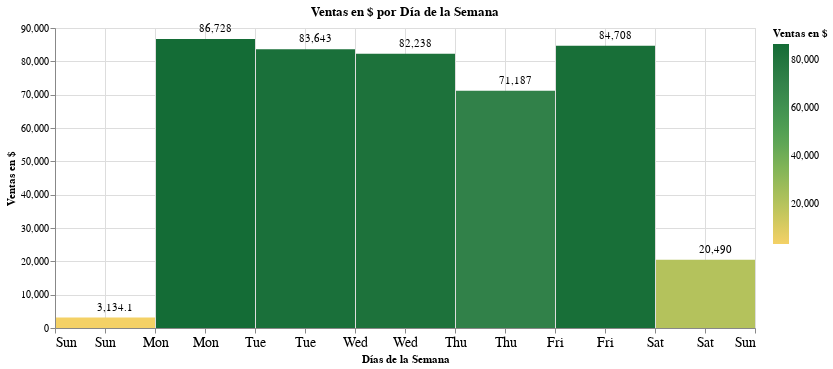

Notebook code cell kept with this figure:
### Markdown cell above
Cada cuadrito corresponde a un día de venta en USD. Mientras más oscuro/verde, mayor las ventas. Los días en blanco corresponden a días sin ventas (fines de semana, feriados, etc.).

Las basjas ventas los primeros meses del 2020 se explican por los numerosos días sin ventas, debidos a la pandemia y feriados como el carnaval y semana santa.

Los cuadros más oscuro corresponden al 25/05/2020 y el 16/10/2020 donde se registraron ventas excepcionales.

A partir de julio del 2021 comenzamos a ver un poco más de cuadros oscuros, es decir, un aumento en las ventas.

En 2020 podemos observar mayores ventas en la 2da quincena de los meses. Pero a partir de julio del 2021, las ventes se vuelven más uniformes a lo largo de todo el mes.

### Code cell
x=alt.X('day(fecha):T', title='Días de la Semana', axis = alt.Axis(labelAngle=0, labelFontSize=14))
tooltip=[alt.Tooltip('day(fecha):T', title='Día'),
         alt.Tooltip('sum(monto_dolar):Q', title='Ventas en $', format='$,.5')]
titulo='Ventas en $ por Día de la Semana'

graf_barras_ventas_dol(df_ventas_dol, x, tooltip, titulo, 60)

### Figure 1 — Vega-Lite specification as saved in the notebook (floating-point values rounded to 4 significant figures; data arrays with more than 128 entries replaced by an {"elided": "..."} marker saying what was removed)
{"config": {"view": {"continuousWidth": 400, "continuousHeight": 300}}, "layer": [{"mark": "bar", "encoding": {"color": {"aggregate": "sum", "field": "monto_dolar", "legend": {"title": "Ventas en $"}, "scale": {"scheme": "goldgreen"}, "type": "quantitative"}, "tooltip": [{"field": "fecha", "timeUnit": "day", "title": "Día", "type": "temporal"}, {"aggregate": "sum", "field": "monto_dolar", "format": "$,.5", "title": "Ventas en $", "type": "quantitative"}], "x": {"axis": {"labelAngle": 0, "labelFontSize": 14}, "field": "fecha", "timeUnit": "day", "title": "Días de la Semana", "type": "temporal"}, "y": {"aggregate": "sum", "axis": {"grid": true, "labelFontSize": 10, "titleAnchor": "middle", "titleAngle": 270}, "field": "monto_dolar", "scale": {"zero": false}, "title": "Ventas en $", "type": "quantitative"}}, "height": 300, "title": "Ventas en $ por Día de la Semana", "width": 700}, {"mark": {"type": "text", "dx": 60, "dy": -10, "fill": "black"}, "encoding": {"color": {"aggregate": "sum", "field": "monto_dolar", "legend": {"title": "Ventas en $"}, "scale": {"scheme": "goldgreen"}, "type": "quantitative"}, "text": {"aggregate": "sum", "field": "monto_dolar", "format": ",.5", "title": "Ventas en $", "type": "quantitative"}, "tooltip": [{"field": "fecha", "timeUnit": "day", "title": "Día", "type": "temporal"}, {"aggregate": "sum", "field": "monto_dolar", "format": "$,.5", "title": "Ventas en $", "type": "quantitative"}], "x": {"axis": {"labelAngle": 0, "labelFontSize": 14}, "field": "fecha", "timeUnit": "day", "title": "Días de la Semana", "type": "temporal"}, "y": {"aggregate": "sum", "axis": {"grid": true, "labelFontSize": 10, "titleAnchor": "middle", "titleAngle": 270}, "field": "monto_dolar", "scale": {"zero": false}, "title": "Ventas en $", "type": "quantitative"}}, "height": 300, "title": "Ventas en $ por Día de la Semana", "width": 700}], "data": {"name": "data-a7ec29a1c52efe8cf6aaf89c57d87266"}, "$schema": "https://vega.github.io/schema/vega-lite/v4.17.0.json", "datasets": {"data-a7ec29a1c52efe8cf6aaf89c57d87266": {"elided": "612 records"}}}
